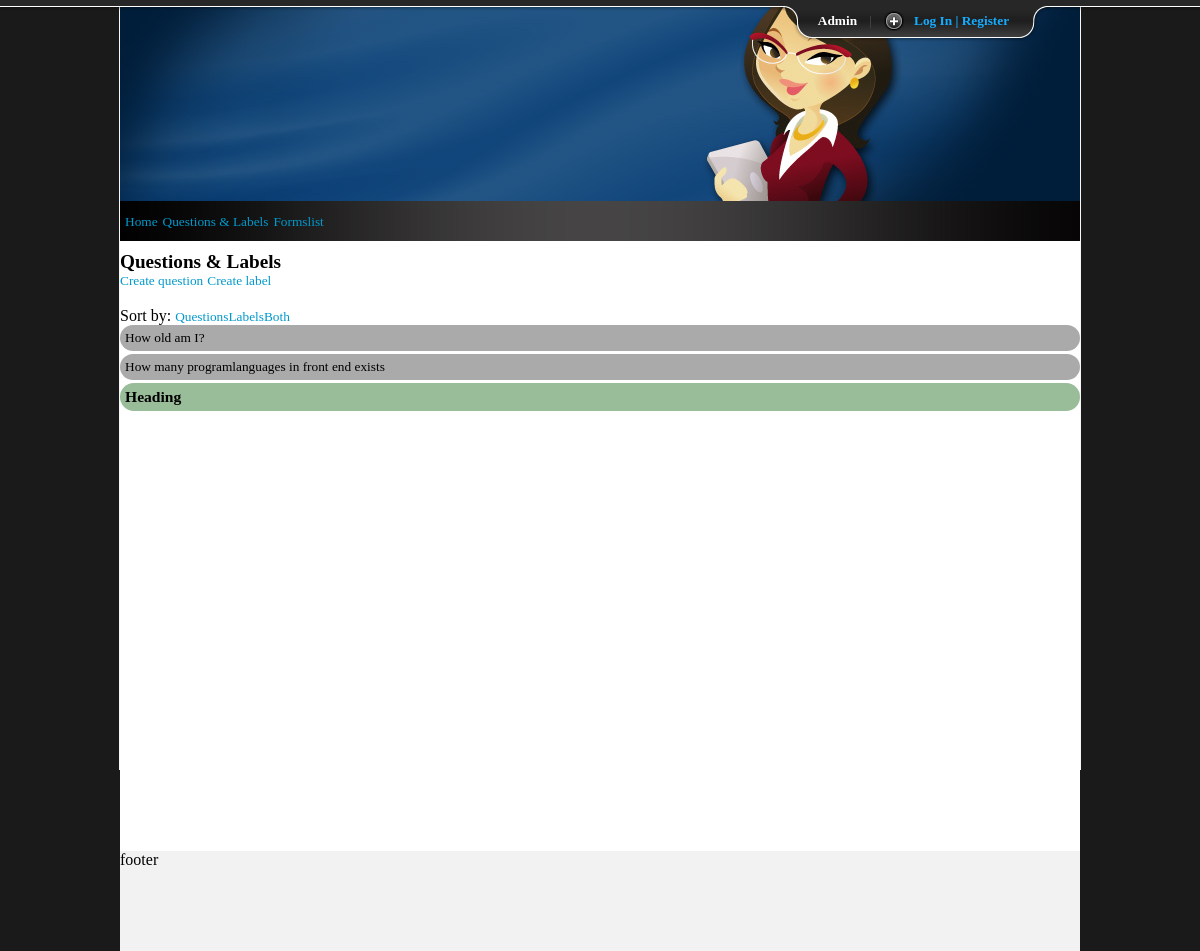
/index.php/welcome/list_questions, run on an earlier commit of the app's database.
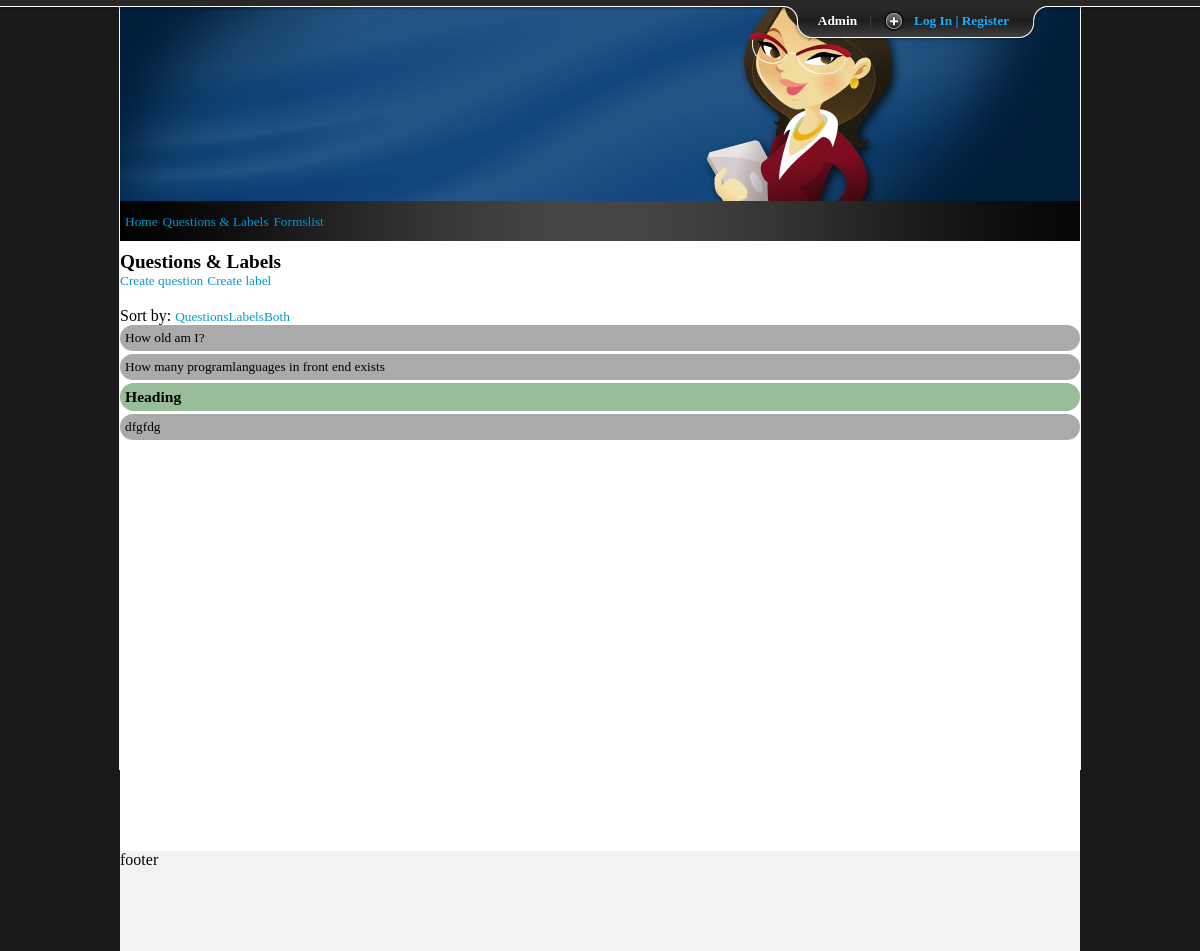
And on a later commit of the database.
### tables this page shows
CREATE TABLE IF NOT EXISTS `questions` (
  `id` int(11) NOT NULL AUTO_INCREMENT,
  `author_id` int(11) NOT NULL,
  `created` timestamp NOT NULL DEFAULT CURRENT_TIMESTAMP,
  `question` text NOT NULL,
  `type` int(11) NOT NULL,
  `answ1` text,
  `answ2` text,
  `answ3` text,
  `answ4` text,
  `answ5` text,
  `answ6` varchar(100) DEFAULT NULL,
  `answ7` varchar(100) DEFAULT NULL,
  `answ8` varchar(100) DEFAULT NULL,
  `answ9` varchar(100) DEFAULT NULL,
  `answ10` varchar(100) DEFAULT NULL,
  `cansw1` int(11) NOT NULL DEFAULT '0',
  `cansw2` int(11) NOT NULL DEFAULT '0',
  `cansw3` int(11) NOT NULL DEFAULT '0',
  `cansw4` int(11) NOT NULL DEFAULT '0',
  `cansw5` int(11) NOT NULL DEFAULT '0',
  `cansw6` int(11) NOT NULL DEFAULT '0',
  `cansw7` int(11) NOT NULL DEFAULT '0',
  `cansw8` int(11) NOT NULL DEFAULT '0',
  `cansw9` int(11) NOT NULL DEFAULT '0',
  `cansw10` int(11) NOT NULL DEFAULT '0',
  PRIMARY KEY (`id`)
);

### application/controllers/welcome.php (called while the page is built, shortened)
<?php
class Welcome extends CI_Controller {
    public function list_questions() {
        $data['include'] = __FUNCTION__;
        $data['content'] = $this->questions->list_questions();
        $i = 0;
        foreach ($data['content'] as $item) {
            $data['content'][$i]['tags'] = $this->tags->retrieve_question_tags($item['id']);
            $i++;
        }
        $this->load->view('index', $data);
    }
}

### index.php (called while the page is built, shortened)
<?php
require_once BASEPATH.'core/CodeIgniter.php';

### application/models/questions.php (called while the page is built, shortened)
<?php
class questions extends CI_Model {
    function list_questions() {
        $query = $this->db->get('questions');
        return $query->result_array();
    }
}
?>

### application/views/list_questions.php (the view, shortened to what this page needs)
<?php
echo '<div>';
echo '<h2>Questions & Labels</h2>';
echo anchor('welcome/create_question', 'Create question') . ' ' . anchor('welcome/create_labels', 'Create label') . '<br/><br/>';
echo '</div>';
echo "<div id='column2'>";
echo "Sort by: <a href='#' id='sortQuestions'>Questions</a><a href='#' id='sortLabels'>Labels</a><a href='#' id='sortBoth'>Both</a>";
if ($content) {
    foreach ($content as $item) {
        switch ($item['type']) {
            case 2:
            case 3:
                echo '<dl class="question dragbox">
                                <dt id="' . $item['id'] . '">' . ' ' . $item['question'] . '</dt>
                                <dd class="dragbox-content">
                                    <ul>
                                        <li>' . $item['answ1']."</li><li class=answer>"; $item['cansw1'] == 1? print "correct" : ''; echo '</li>
                                        <li>' . $item['answ2']."</li><li class=answer>"; $item['cansw2'] == 1? print "correct" : ''; echo '</li>
                                        <li>' . $item['answ3']."</li><li class=answer>"; $item['cansw3'] == 1? print "correct" : ''; echo '</li>
                                        <li>' . $item['answ4']."</li><li class=answer>"; $item['cansw4'] == 1? print "correct" : ''; echo '</li>
                                        <li>' . $item['answ5']."</li><li class=answer>"; $item['cansw5'] == 1? print "correct" : ''; echo '</li>
                                        <li>' . $item['answ6']."</li><li class=answer>"; $item['cansw6'] == 1? print "correct" : ''; echo '</li>
                                        <li>' . $item['answ7']."</li><li class=answer>"; $item['cansw7'] == 1? print "correct" : ''; echo '</li>
                                        <li>' . $item['answ8']."</li><li class=answer>"; $item['cansw8'] == 1? print "correct" : ''; echo '</li>
                                        <li>' . $item['answ9']."</li><li class=answer>"; $item['cansw9'] == 1? print "correct" : ''; echo '</li>
                                        <li>' . $item['answ10']."</li><li class=answer>"; $item['cansw10'] == 1? print 1 : ''; echo '</li>
                                    </ul>
                                </dd>
                            </dl>';
                break;
            case 4: echo '<dl class="label"><dt id="' . $item['id'] . '"><h3>' . ' ' . $item['question'] . '</h3></dt></dl>';
                break;
        }
    }
    echo '</div>';
}
?>

### application/views/index.php (shortened to what this page needs)
<!DOCTYPE html>
<html>
<head>
<head>
    <link href="<?php echo base_url() ?>css/layout.css" rel="stylesheet" />
    <link href="<?php echo base_url() ?>css/design.css" rel="stylesheet" />
    <link href="<?php echo base_url() ?>css/text.css" rel="stylesheet" />
    <link rel="stylesheet" href="<?php echo base_url() ?>css/style.css" type="text/css" >
    <link rel="stylesheet" href="<?php echo base_url() ?>css/slide.css" type="text/css" >
    <link rel="stylesheet" href="<?php echo base_url() ?>css/login_style.css" type="text/css" >
</head>
<body>
    <?php
    if($this->session->userdata('logged_in')){
        $this->load->view('logout');
    }else{
        $this->load->view('login');
    }
    echo '<div id="site_wrapper">';
    $this->load->view('header');
    echo '<div id="content">';
    $this->load->view($include);
    echo '</div>
              <div id="footer">';
    $this->load->view('footer');
    echo '</div>
          </div>';
    ?>
</body>
</html>

### application/views/login.php (shortened to what this page needs)
<div id="toppanel">
    <div class="tab">
        <ul class="login">
            <li class="left">&nbsp;</li>
            <li>Admin</li>
            <li class="sep">|</li>
            <li id="toggle">
                <a id="open" class="open" href="#">Log In | Register</a>
            </li>
            <li class="right">&nbsp;</li>
        </ul>
    </div>
</div>

### application/views/header.php
<?php
echo "<div id='header'><img src='".base_url()."img/msf_header.jpg' alt='MSF' />";
echo "<ul id='menu'>";
echo "<li>".anchor('welcome/', 'Home')."</li>";
echo "<li>".anchor('welcome/list_questions', 'Questions & Labels')."</li>";
echo "<li>".anchor('welcome/list_forms', 'Formslist')."</li>";
echo "</ul></div>";
?>

### application/views/footer.php
<?php
echo 'footer';
?>

### css/layout.css (style rules this page uses)
body, * { padding: 0; margin: 0; text-decoration: none; list-style-type: none; }
body { background-color:#1A1A1A; }
#site_wrapper { margin: 0 auto; border: 1px solid #f6f6f6; width: 960px; height: 200px; min-height: 768px; }
#header { float: left; height: 200px; width:inherit; background: url(../img/msf_header.jpg); }
#content { float: left; min-height: 600px; width: inherit; background: #fff; padding-top: 50px; }
#footer { float: left; height: 100px; width:inherit; background: #f2f2f2; }

### css/design.css (style rules this page uses)
.dragbox { cursor: move; }
.question, .forms, .label, .default_label { border-radius: 15px; padding: 5px; background-color: #4F5155; }
.question, .forms, .label, .default_label { margin-bottom: 3px; background: #aaa; }
#header ul { float: left; position: relative; }
.label { background: #99BC99; }

### css/text.css (style rules this page uses)
p, form, input, textarea, .label, dd, dt, li, a, .tags { font-size: 10pt; }

### css/style.css (style rules this page uses)
#menu { background:url("../img/menu.jpg"); width: 960px; height: 40px; margin: auto; }
#menu li { float:left; position: relative; margin-left: 5px; margin-top: 13px; }
#header img { float: left; display: block; width: inherit; height: inherit; }

### css/slide.css (style rules this page uses)
.tab { background: url(../img/tab_b.png) repeat-x 0 0; height: 42px; position: relative; top: 0; z-index: 999; }
.tab ul.login { display: block; position: relative; float: right; clear: right; height: 42px; width: auto; font-weight: bold; line-height: 42px; margin: 0; right: 150px; color: white; font-size: 80%; text-align: center; }
.tab ul.login li.left { background: url(../img/tab_l.png) no-repeat left 0; height: 42px; width: 30px; padding: 0; margin: 0; display: block; float: left; }
.tab ul.login li.right { background: url(../img/tab_r.png) no-repeat left 0; height: 42px; width: 30px; padding: 0; margin: 0; display: block; float: left; }
.tab ul.login li { text-align: left; padding: 0 6px; display: block; float: left; height: 42px; background: url(../img/tab_m.png) repeat-x 0 0; }
.tab ul.login li a { color: #15ADFF; }
.tab .sep { color:#414141 }
.tab a.open, .tab a.close { height: 20px; line-height: 20px !important; padding-left: 30px !important; cursor: pointer; display: block; width: 100px; position: relative; top: 11px; }
.tab a.open { background: url(../img/bt_open.png) no-repeat left 0; }
#toppanel { position: absolute; top: 0; width: 100%; z-index: 999; text-align: center; margin-left: auto; margin-right: auto; }

### css/login_style.css (style rules this page uses)
a { color: #0099CC; text-decoration: none; }
h2 { font-size: 1.2em; height: 20px; padding-top: 0; }

What changed in the data, as far as the page shows it:
added questions: question "dfgfdg"
